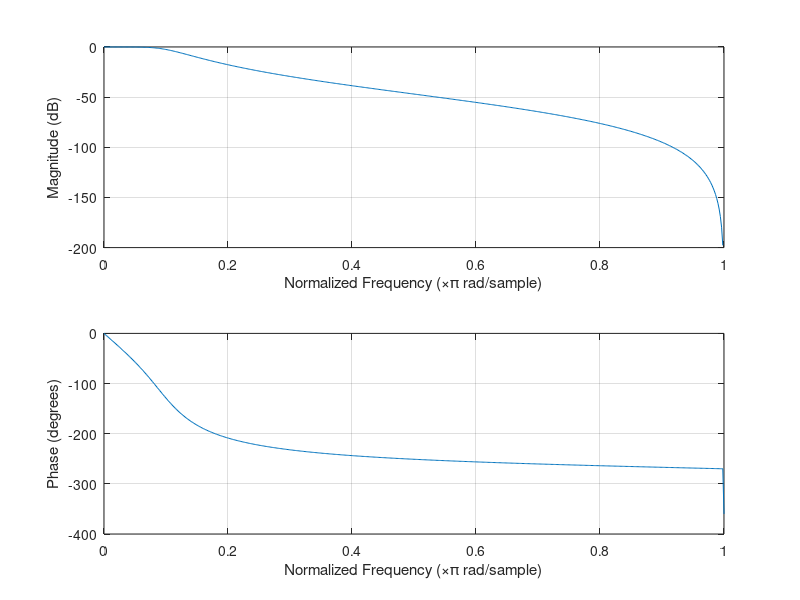

Here is the MATLAB script that generated this plot: (Note: this script raises an error after producing the figure.)
clear all; close all; clc;

Fs = 48000;
% samples taken in
N = 256;
% digital time
n = 1:N;

% frequencies in Hz
f1 = 21600;
f2 = 500;

% digital signals
x1 = sin((2*pi/Fs)*f1*n);
x2 = sin((2*pi/Fs)*f2*n);

% digital signal
x = x1 + x2;

%{
    set up the filter
    get zeros, poles and gain
    then convert to 2nd order sections
    
    # of rows in sos matrix 
    is # of 2nd order sections
    it's = max of #p/2 and #z/2
%}

ORDER = 3;
fc = 5000;
cutoff = fc/Fs;

[z,p,k] = butter(ORDER,cutoff);
[b,a] = butter(ORDER,cutoff);
% including 'down' and 'two' causes b0 != 1
% so iir loop below will have a third output_acc line
[sos,g] = zp2sos(z,p,k);

%{
    see note about embedding gain on mathworks page
    about zp2sos.  they say use ss2sos with two
    outputs instead.
%}

freqz(b,a);
hold on;
refline([0 -3]);

% --------- TEST MATLAB GENERATED FILTER -------- %
%{
% plot filter for reference
% w/ ORDER = 2, response is kinda weird but 
% actual output is best so go figure...
%fvtool(sos);

figure;
plot(n,x);


xFiltered = filter(b,a,x);
hold on;
plot(n, xFiltered,'LineWidth',2);

%}


% ----- CREATE COEFFS MATRIX FROM SOS MATRIX ------ %

% matlab puts b's before a's in the rows
% but want it other way around
middle = ceil(size(sos,2)/2);
coeffs = sos;
% swap left for right blocks of matrix
coeffs(:,1:middle) = sos(:,(middle+1):end);
coeffs(:,(middle+1):end) = sos(:,1:middle);
% get rid of 1st col of 1's, a0
coeffs = coeffs(:,2:end);

% get rid of col of 1's for b0 if b0 is 1
% don't get rid of b0 if != 1 due to parameters in zp2sos
%coeffs = [coeffs(:,1:(middle-1)) coeffs(:,(middle+1):end)];

stages = size(sos,1);
history = zeros(1,2*stages);

% ------------ C-STYLE FILTER TEST ---------------- %

input_acc = 0;
output_acc = 0;
stages = size(sos,1);
history = zeros(1,2*stages);
output = zeros(1,length(x));

for i = 1:length(x)
    
    input = x(i);
    
    % gain factor before entering the stages
    % g from zp2sos isn't quite right
    % see note about embedding gain on zp2sos page
    input_acc = input*g;
    
    % for stepping through history buffer
    index = 1;

    for j = 1:stages
        
        % poles 
        input_acc = input_acc - coeffs(j,1)*history(index);
        input_acc = input_acc - coeffs(j,2)*history(index+1);
        
        %zeros
        % if don't pass params to zp2sos, then b0's = 1 and so
        % don't need the first multiply here which is for b0
        % so would change coeffs(j,4) to coeffs(j,3) and
        % coeffs(j,5) to coeffs(j,4) and get rid of first multiply
        % but multiplying by 1 is fine so just leaving it for now
        output_acc = input_acc*coeffs(j,3);
        output_acc = output_acc + coeffs(j,4)*history(index);
        output_acc = output_acc + coeffs(j,5)*history(index+1);
        
        % shift the history buffer
        history(index+1) = history(index);
        history(index) = input_acc;
        
        index = index + 2;
        
    end
    
    output(i) = output_acc;
    
end


figure;
plot(n,x);
hold on;
plot(n,output,'LineWidth',2);


% -------- END C-STYLE FILTER TEST ---------------- %



% reformat coeffs matris into one c-style array
coeff_array = reshape(coeffs.',1,[]);


theFileName = 'C:\wudtke_sconza_nunes\ece395SHARC\coeffsIIR.h';
theFile = fopen(theFileName,'wt');

%fprintf(theFile,'#define N %d\n\n',N);
%fprintf(theFile,'#define ORDER %d\n',ORDER);
%{
    num coeffs is either stages * 4 or stages * 5
    it's stages * 4 in the usual case because each stage
    has two delay elements and each delay element
    has 1 feedback + 1 feedforward coefficient.
    but it's stages * 5 if 
    b0 is not equal to 1, which happens if 
    extra params are passed to zp2sos call above
%}
fprintf(theFile,'double coeffsIIR[%d] = {\n\n',stages*5);
fprintf(theFile,'\t%6.6f,\n',coeff_array(1:end-1));
fprintf(theFile,'\t%6.6f',coeff_array(end));
fprintf(theFile,'\n\n};\n\n');

fprintf(theFile,'//cutoff = %d\n', cutoff*Fs);
fprintf(theFile,'double gain = %6.20f;\n', g);
fprintf(theFile,'int stages = %d;\n',stages);

fprintf(theFile,'double history[%d] = {0.0};\n\n', length(history));

%{
fprintf(theFile,'double x[%d] = {\n\n',N);
fprintf(theFile,'\t%6.6f,\n',x(1:end-1));
fprintf(theFile,'\t%6.6f',x(end));
fprintf(theFile,'\n\n};');
%}



